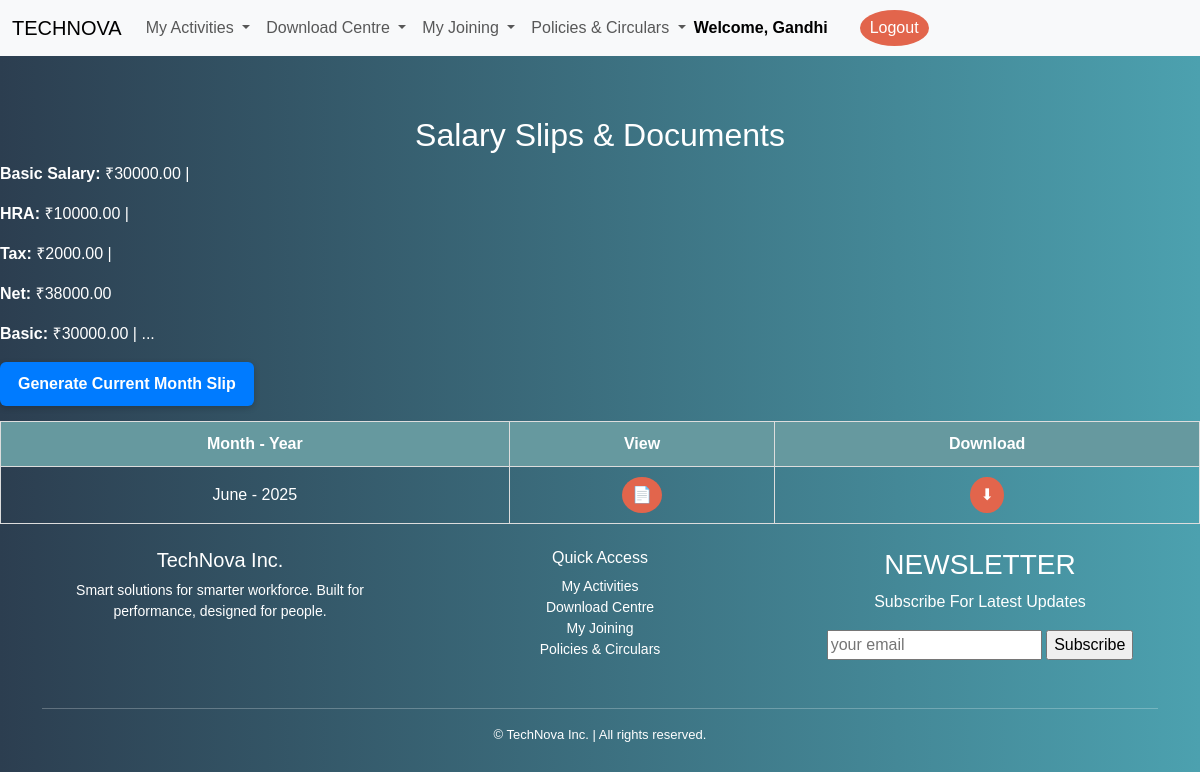
Page /salary/ (signed in) on the committed database.
### apps/dashboard/models.py (models this page shows, shortened)
class BaseClass(models.Model):
    id = models.UUIDField(primary_key=True, default=uuid.uuid4, editable=False)
    created_at = models.DateTimeField(auto_now_add=True)
    updated_at = models.DateTimeField(auto_now=True)
    class Meta:
        abstract = True

class Salary(BaseClass):
    employee = models.OneToOneField(Employee, on_delete=models.CASCADE)
    basic_salary = models.DecimalField(max_digits=10, decimal_places=2, default=35000.00)
    hra = models.DecimalField(max_digits=10, decimal_places=2, default=10500.00)
    tax = models.DecimalField(max_digits=10, decimal_places=2, default=2500.00)
    net_salary = models.DecimalField(max_digits=10, decimal_places=2)

class SalarySlip(BaseClass):
    employee = models.ForeignKey(Employee, on_delete=models.CASCADE)
    month = models.CharField(max_length=20)  # e.g., 'June'
    year = models.IntegerField()
    pdf_file = models.FileField(upload_to='salary_slips/')
    class Meta:
        unique_together = ('employee', 'month', 'year')

### apps/dashboard/views.py (the view)
# urls.py: path('salary/', salary_slip_list_view, name='salary'),
def salary_slip_list_view(request):
    employee_id = request.session.get('employee_id')
    if not employee_id:
        return render(request, 'salary_slips.html', {
            'slips': [],
            'salary': None,
            'error': 'No employee ID found in session.'
        })
    salary = Salary.objects.filter(employee__employee_id=employee_id).first()
    slips = SalarySlip.objects.filter(employee__employee_id=employee_id).order_by('-year', '-month')
    return render(request, 'dashboard/salary.html', {
        'slips': slips,
        'salary': salary,
        'error': None if salary else 'No salary assigned yet.'
    })

### apps/dashboard/templates/dashboard/salary.html (shortened to what this page needs)
{% extends 'dashboard/base.html' %}
{% block body %}
<body>
<h2>Salary Slips & Documents</h2>
<p><strong>Basic Salary:</strong> ₹{{ salary.basic_salary }} |<p>
<p><strong>HRA:</strong> ₹{{ salary.hra }} | </p>
<p><strong>Tax:</strong> ₹{{ salary.tax }} | </p>
<p><strong>Net:</strong> ₹{{ salary.net_salary }}</p>
<table>
  <thead>
    <tr>
      <th>Month - Year</th>
      <th>View</th>
      <th>Download</th>
    </tr>
  </thead>
  <tbody>
    {% if slips %}
      {% for slip in slips %}
      <tr>
        <td>{{ slip.month }} - {{ slip.year }}</td>
        <td><a href="{{ slip.pdf_file.url }}" target="_blank"><button class="btn">📄</button></a></td>
        <td><a href="{{ slip.pdf_file.url }}" download><button class="btn">⬇</button></a></td>
      </tr>
      {% endfor %}
    {% else %}
      <tr><td colspan="3">No slips available</td></tr>
    {% endif %}
  </tbody>
{% if salary %}
  <p><strong>Basic:</strong> ₹{{ salary.basic_salary }} | ...</p>
{% else %}
  <p>No salary info available.</p>
{% endif %}
<form action="{% url 'generate_salary_slip' %}" method="post">
  <button type="submit" style="
  background-color: #007bff;
  color: white;
  padding: 10px 18px;
  border: none;
  border-radius: 6px;
  font-size: 16px;
  font-weight: bold;
  cursor: pointer;
  box-shadow: 0 2px 6px rgba(0,0,0,0.2);
  transition: background-color 0.3s ease;
">
  Generate Current Month Slip
</button>
</form>
</table>
</body>
</html>
{% endblock %}

### apps/dashboard/templates/dashboard/base.html (style rules this page uses)
html, body { height: 100%; margin: 0; background: linear-gradient(to right, #2c3e50, #4ca1af); }

### apps/dashboard/templates/dashboard/salary.html (style rules this page uses)
body { font-family: Arial, sans-serif; background: linear-gradient(to right, #2c3e50, #4ca1af); }
table { width: 100%; border-collapse: collapse; margin-top: 15px; }
thead { background: #66999f; color: white; }
th, td { padding: 10px; border: 1px solid #ddd; text-align: center; }
.btn { background-color: #e2654c; color: white; padding: 6px 10px; border: none; border-radius: 50%; font-size: 16px; cursor: pointer; }
h2 { margin-top: 5%; color: white; text-align: center; }
p { color:white; }
td { color: white; }

### rows in the picture
Salary: basic_salary "30000.00", hra "10000.00", tax "2000.00", net_salary "38000.00"
SalarySlip: month "June", year "2025"

### other values in the picture
{{ request.session.employee_name }} "Gandhi"
